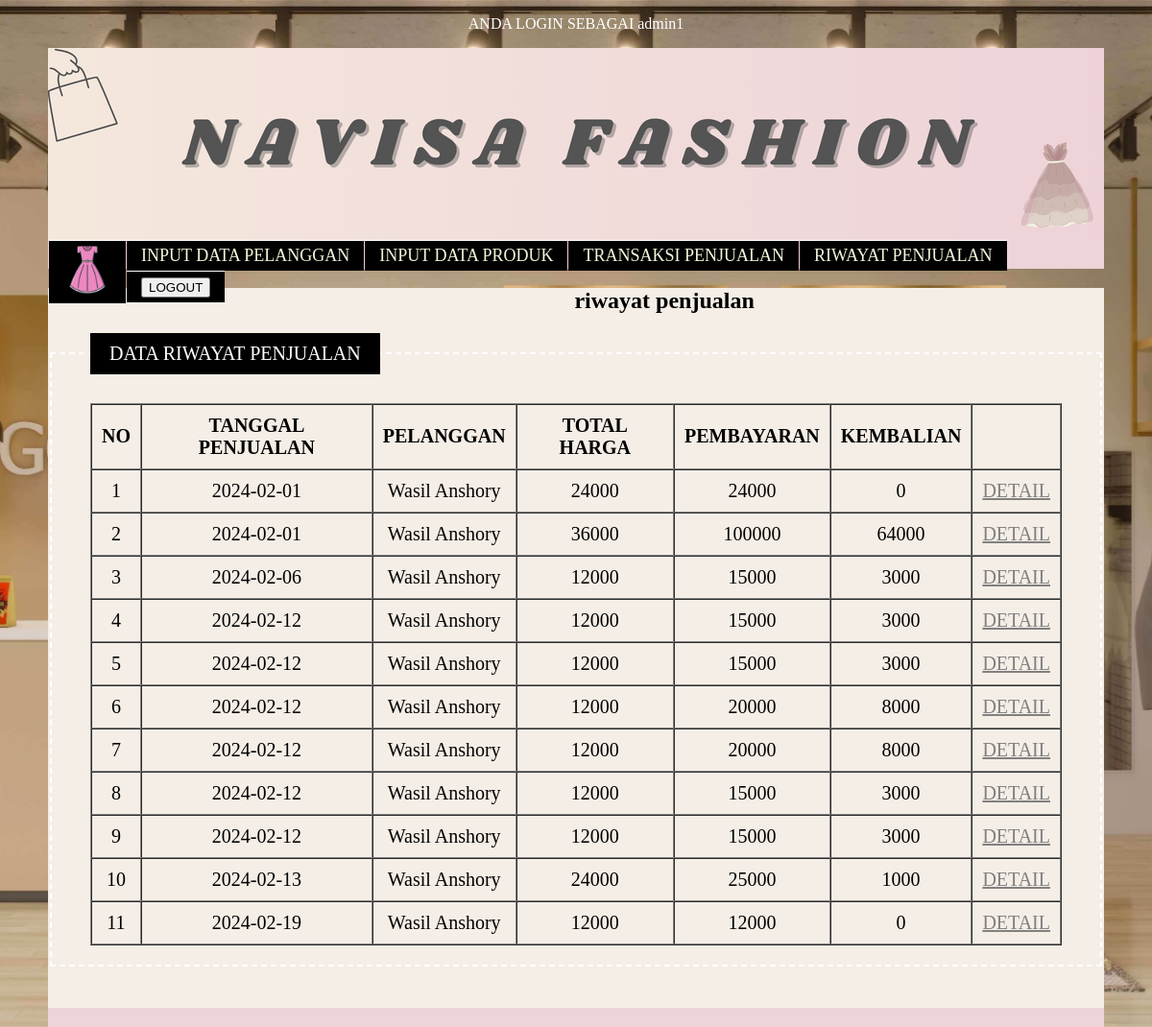
Page /homekasir.php?pg=riwayatpenjualan (signed in) on the committed database.
### tables this page shows
CREATE TABLE `penjualan` (
  `PenjualanId` int(11) NOT NULL,
  `TanggalPenjualan` date NOT NULL,
  `TotalHarga` decimal(10,0) NOT NULL,
  `Pembayaran` decimal(10,0) NOT NULL,
  `PelangganId` int(11) NOT NULL
);

CREATE TABLE `pelanggan` (
  `PelangganId` int(11) NOT NULL,
  `NamaPelanggan` varchar(255) NOT NULL,
  `Alamat` text NOT NULL,
  `NomorTelepon` varchar(15) NOT NULL
);

### riwayatpenjualan.php (the view, shortened to what this page needs)
<?php
if (isset($_SESSION['LoginId'])) {
  echo "<h2 align=center><B><font face=cambria
  color=black size=5>riwayat penjualan</font></B></h2><p>";
}
?>
<html><head><title>FORM DATA RIWAYAT PENJUALAN</title>
<link href="index.css" rel="stylesheet" type="text/css">
</head>
<div align="center"><body>
<fieldset><legend>DATA RIWAYAT PENJUALAN</legend>
<table border="1" cellspacing="0" cellpadding="10">
<tr>
<td><div align="center"><strong>NO</strong></div></td>
<td><div align="center"><strong>TANGGAL PENJUALAN
</strong></div></td>
<td><div align="center"><strong>PELANGGAN</strong></div></td>
<td><div align="center"><strong>TOTAL HARGA</strong></div></td>
<td><div align="center"><strong>PEMBAYARAN</strong></div></td>
<td><div align="center"><strong>KEMBALIAN</strong></div></td>
<td><div align="center"></div></td>
</tr>
<?php
$no = 1;
$ambil = mysqli_query($koneksi, "SELECT * FROM penjualan
LEFT JOIN pelanggan ON pelanggan.PelangganId =
penjualan.PelangganId");
while ($array = mysqli_fetch_array($ambil, MYSQLI_ASSOC)) {
?>
<tr><td><div align="center"><?php echo "$no";
$no++; ?></div></td>
<td><div align="center"><?php echo
"$array[TanggalPenjualan]"; ?></div></td>
<td><div align="center"><?php echo
"$array[NamaPelanggan]"; ?></div></td>
<td><div align="center"><?php echo
"$array[TotalHarga]"; ?></div></td>
<td><div align="center"><?php echo
"$array[Pembayaran]"; ?></div></td>
<td><div align="center"><?= $array['Pembayaran'] -
$array['TotalHarga']; ?></div></td>
<td><div align="center">
<a href="homekasir.php?pg=detailpenjualan&idnya=
<?php echo $array['PenjualanId']; ?>" >DETAIL</a></div></td>
</tr>
        <?php
        }
        ?>
</table></fieldset></body></div></html>

### homekasir.php (shortened to what this page needs)
<!DOCTYPE html>
<?php
if(isset($_SESSION['LoginId']))
{
	echo "<p align=center><font face=cambria
	color=white> ANDA LOGIN SEBAGAI
	$_SESSION[Username]</font><p>";
	}
	?>
<html><head><title>home guru</title>
<link href="homekasir.css?v=1.1" rel="stylesheet"
type="text/css" />
</head>
<body background="bg2.jpeg" text="black" link="grey"
vlink="grey" font face="Cambria">
<div id="halamanutama">
<div id="header"></div>
<div id="menu">
<ul id="menu">
		<li><a href="homekasir.php"><img src="icon2.png" width="50px" height="50px"></a></li>
        <li><a href="homekasir.php?pg=forminputpelanggan" target="_parent">INPUT DATA PELANGGAN</a></li>
      	<li><a href="homekasir.php?pg=forminputproduk" target="_parent">INPUT DATA PRODUK</a></li>
		<li><a href="homekasir.php?pg=formpenjualan">TRANSAKSI PENJUALAN</a></li>
        <li><a href="homekasir.php?pg=riwayatpenjualan">RIWAYAT PENJUALAN</a></li>
		<li><a href="logout.php"><input type="button" value="LOGOUT"></a></li>
</ul>
</div>
<div id="isi">
<p>
<?php
if(isset($_GET['pg'])){
include "" . $_GET['pg'] . ".php";
}
?>
</p></div>
<div id="footer"></div>
</div>
</body></html>

### homekasir.css (style rules this page uses)
#halamanutama { margin:auto; width:1100px; height:1000px; }
#header { width:1100px; height:200px; background-image: url('nafishaFashion.png'); }
#menu { width:1100px; height:30px; background-color:#EED3D9; color:white; }
#isi { width:1100px; height:750px; background-color:#F5EEE6; }
#footer { width:1100px; height:20px; background-color: #EED3D9; }

### index.css (style rules this page uses)
fieldset { border: 2px dashed white; display: inline-block; font-size: 20px; font-family:"Optima", Times New Roman, Times, serif; padding: 1em 2em; }
legend { color: white; margin-bottom: 10px; padding: 0.5em 1em; background-color: black; }

### homekasir.php (style rules this page uses)
body { background-image: url(bg2.jpeg); background-size: cover; background-repeat: no-repeat; background-position: center; background-attachment: fixed; height: 100%; }
ul { font-family:Cambria; font-size: 18px; margin: 0; padding: 0; list-style: none; }
ul li { display: block; position:relative; float: left; }
ul li a { display: block; text-decoration: none; color:beige; border-top: 1px solid #ffffff; padding: 5px 15px 5px 15px; background:black; margin-left: 1px; white-space: nowrap; }

### rows in the picture
penjualan: TanggalPenjualan "2024-02-01", PelangganId.NamaPelanggan "Wasil Anshory", TotalHarga "24000", Pembayaran "24000", Pembayaran+TotalHarga "0"
penjualan: TanggalPenjualan "2024-02-01", PelangganId.NamaPelanggan "Wasil Anshory", TotalHarga "36000", Pembayaran "100000", Pembayaran+TotalHarga "64000"
penjualan: TanggalPenjualan "2024-02-06", PelangganId.NamaPelanggan "Wasil Anshory", TotalHarga "12000", Pembayaran "15000", Pembayaran+TotalHarga "3000"
penjualan: TanggalPenjualan "2024-02-12", PelangganId.NamaPelanggan "Wasil Anshory", TotalHarga "12000", Pembayaran "15000", Pembayaran+TotalHarga "3000"
penjualan: TanggalPenjualan "2024-02-12", PelangganId.NamaPelanggan "Wasil Anshory", TotalHarga "12000", Pembayaran "15000", Pembayaran+TotalHarga "3000"
penjualan: TanggalPenjualan "2024-02-12", PelangganId.NamaPelanggan "Wasil Anshory", TotalHarga "12000", Pembayaran "20000", Pembayaran+TotalHarga "8000"
penjualan: TanggalPenjualan "2024-02-12", PelangganId.NamaPelanggan "Wasil Anshory", TotalHarga "12000", Pembayaran "20000", Pembayaran+TotalHarga "8000"
penjualan: TanggalPenjualan "2024-02-12", PelangganId.NamaPelanggan "Wasil Anshory", TotalHarga "12000", Pembayaran "15000", Pembayaran+TotalHarga "3000"
penjualan: TanggalPenjualan "2024-02-12", PelangganId.NamaPelanggan "Wasil Anshory", TotalHarga "12000", Pembayaran "15000", Pembayaran+TotalHarga "3000"
penjualan: TanggalPenjualan "2024-02-13", PelangganId.NamaPelanggan "Wasil Anshory", TotalHarga "24000", Pembayaran "25000", Pembayaran+TotalHarga "1000"
penjualan: TanggalPenjualan "2024-02-19", PelangganId.NamaPelanggan "Wasil Anshory", TotalHarga "12000", Pembayaran "12000", Pembayaran+TotalHarga "0"

### other values in the picture
$_SESSION[Username] "admin1"
